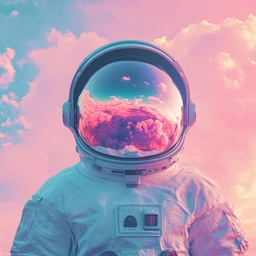
#> input picture ex_image.jpg, 256 x 256 px, shrunk from 800 x 800 before the run
$ jupyter execute Image_compression.ipynb
#> lines starting #> are read from the running program, lines starting #| are printed output that depends on the picture
[cell 1]
import numpy as np
import matplotlib.pyplot as plt
from sklearn.cluster import KMeans
from skimage import io

# loading Image

[cell 2]
image = io.imread("ex_image.jpg")
#> image is the input picture: shape (256, 256, 3); mean R, G, B 176.8, 155.6, 178.7
image = np.array(image)/255#Normalizing the image

[cell 3]
height , width , rgb = image.shape
#> height = 256; width = 256; rgb = 3

[cell 4]
X = image.reshape((height*width,rgb))

# Training the model

[cell 5]
captured_labels = np.zeros((60,X.shape[0]))
captured_loss = np.zeros(60)
for i in range(60):
   kmeans = KMeans(n_clusters = 16)
   kmeans.fit(X)
   labels = kmeans.labels_
   loss = kmeans.inertia_
   captured_loss[i]=loss
   captured_labels[i]=labels
   print(f"Iteration {i} loss: {loss}")
#> after the loop, captured_loss = 60 values, max 226.3 at index 8, min 207.7 at index 28, mean 212.6

[cell 6]
minimum_loss_index = np.argmin(captured_loss)
#> minimum_loss_index = 28
label = captured_labels[minimum_loss_index].astype(int)

[cell 7]
print(label)
#> (printed output is left out)

[cell 8]
compressed_image = np.zeros_like(X)

for i in range(X.shape[0]):
    compressed_image[i]=kmeans.cluster_centers_[label[i]]  #Assigning cluster centroids to each pixel in the image

[cell 9]
compressed_image = compressed_image.reshape((height, width,rgb))
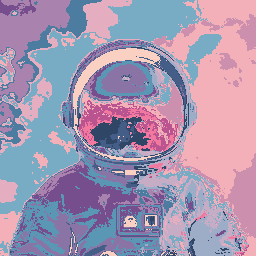
#> compressed_image: shape (256, 256, 3) float64; mean of channels 0, 1, 2 0.646, 0.586, 0.696; drawn as R, G, B

[cell 10]
print(compressed_image.shape)
#| (256, 256, 3)

# Image Output

[cell 11]
plt.figure(figsize = (10,5))

plt.subplot(1,2,1)
plt.title("Original Image")
plt.axis("off")
plt.imshow(image)

plt.subplot(1,2,2)
plt.title("Compressed Image")
plt.imshow(compressed_image)
plt.axis("off")
plt.show()
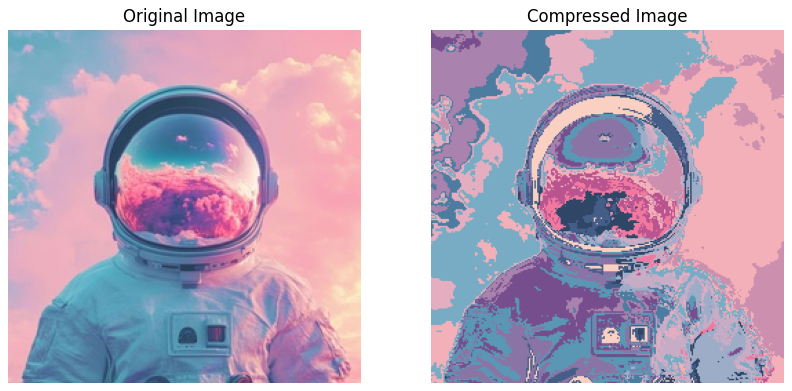
#> figure drawn by matplotlib, 2 panels
